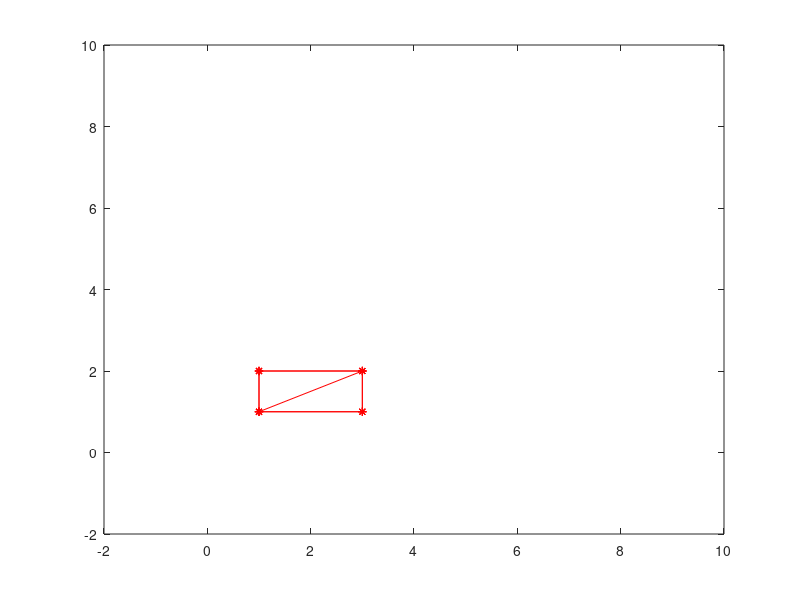

The MATLAB script that drew this image:
% case3gplotdemo.m
%
%

% the format of D is [x1 y1; x2 y2; ...]
% here [x1 x2... ; y1 y2 ...]' is used
D=[1 3 3 1;
   1 1 2 2]';



ADJ=[0 1 1 1;
     1 0 1 0;
     0 1 0 1;
     1 0 1 0];
 
gplot(ADJ,D,'*r-')
axis([-2 10 -2 10]);